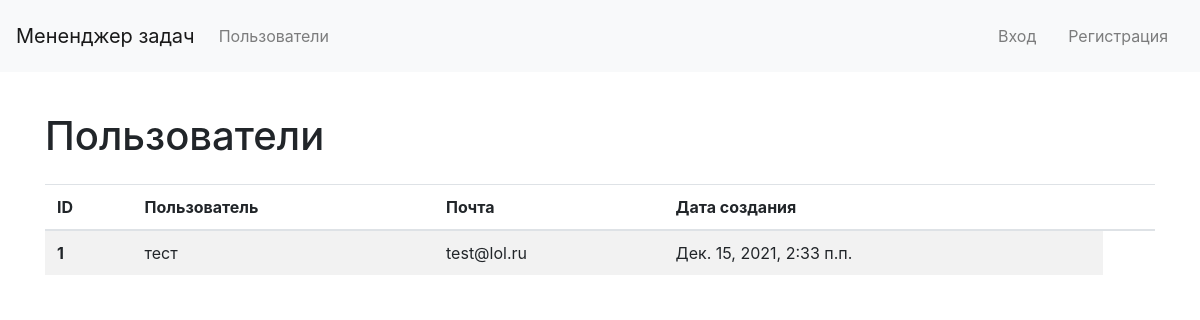
/users/, run on an earlier commit of the app's database.
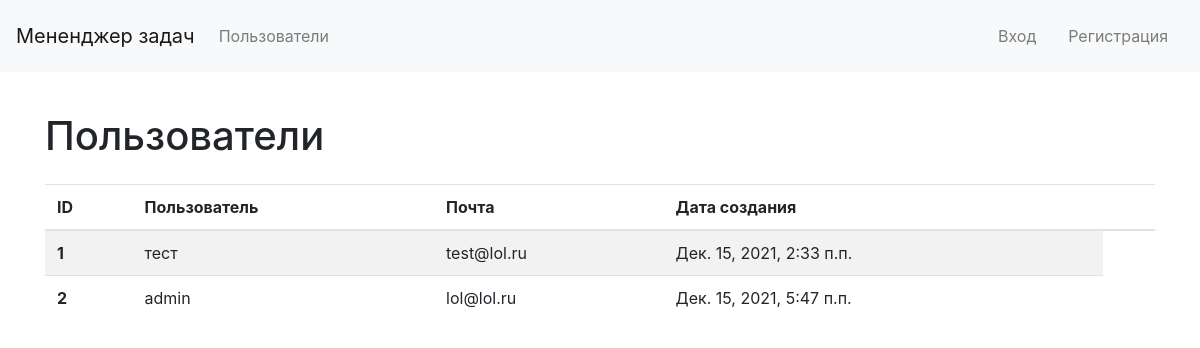
And on a later commit of the database.
### main_page/models.py (models this page shows)
class CustomUser(AbstractUser):
    def __str__(self):
        return self.username

### main_page/views.py (the view)
# urls.py: path('users/', UsersListView.as_view(), name='users_page'),
class UsersListView(ListView):
    model = User
    template_name = 'users_list.html'
    context_object_name = 'users_list'
    def get_queryset(self):
        return User.objects.all()

### templates/users_list.html (shortened to what this page needs)
{% extends 'main_template.html' %}
{% load i18n %}
{% block title %}
    <head>
    </head>
{% endblock %}
{% block content %}
    <div class="container wrapper flex-grow-1">
      <h1 class="my-4">
        {% trans "Пользователи" %}
      </h1>
        <table class="table table-striped">
        <thead>
            <tr>
            <th>ID</th>
            <th>{% trans "Пользователь" %}</th>
            <th>{% trans "Почта" %}</th>
            <th>{% trans "Дата создания" %}</th>
            <th></th>
            </tr>
        </thead>
        <tbody>
        {% if users_list %}
            {% for user in users_list %}
                <tr>
                <th>{{ user.pk }}</th>
                <td>{{ user.username }}</td>
                <td>{{ user.email }}</td>
                <td>{{ user.date_joined }}</td>
                </tr>
            {% endfor %}
        {% else %}
            <p>{% trans "Список пользователей пустой" %}</p>
        {% endif %}
        </tbody>
        </table>
    </div>
{% endblock %}

What changed in the data, as far as the page shows it:
added CustomUser: pk "2", username "admin", email "lol@lol.ru", date_joined "Дек. 15, 2021, 5:47 п.п."
